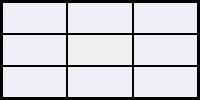
       <widget class="QFrame" name="Sek13">
        <property name="frameShape">
         <enum>QFrame::Box</enum>
        </property>
        <property name="frameShadow">
         <enum>QFrame::Plain</enum>
        </property>
        <property name="lineWidth">
         <number>2</number>
        </property>
        <layout class="QGridLayout" name="gridLayout_17">
         <property name="leftMargin">
          <number>0</number>
         </property>
         <property name="topMargin">
          <number>0</number>
         </property>
         <property name="rightMargin">
          <number>0</number>
         </property>
         <property name="bottomMargin">
          <number>0</number>
         </property>
         <property name="spacing">
          <number>0</number>
         </property>
         <item row="4" column="0">
          <widget class="QPushButton" name="Button37">
           <property name="sizePolicy">
            <sizepolicy hsizetype="Ignored" vsizetype="Ignored">
             <horstretch>0</horstretch>
             <verstretch>0</verstretch>
            </sizepolicy>
           </property>
           <property name="baseSize">
            <size>
             <width>0</width>
             <height>0</height>
            </size>
           </property>
           <property name="font">
            <font>
             <pointsize>18</pointsize>
            </font>
           </property>
           <property name="autoFillBackground">
            <bool>false</bool>
           </property>
           <property name="styleSheet">
            <string notr="true">border: 1px solid black;
background-color: #edeef7;</string>
           </property>
           <property name="text">
            <string/>
           </property>
           <property name="autoDefault">
            <bool>false</bool>
           </property>
           <property name="default">
            <bool>true</bool>
           </property>
           <property name="flat">
            <bool>true</bool>
           </property>
          </widget>
         </item>
         <item row="2" column="2">
          <widget class="QPushButton" name="Button19">
           <property name="sizePolicy">
            <sizepolicy hsizetype="Ignored" vsizetype="Ignored">
             <horstretch>0</horstretch>
             <verstretch>0</verstretch>
            </sizepolicy>
           </property>
           <property name="baseSize">
            <size>
             <width>0</width>
             <height>0</height>
            </size>
           </property>
           <property name="font">
            <font>
             <pointsize>18</pointsize>
            </font>
           </property>
           <property name="autoFillBackground">
            <bool>false</bool>
           </property>
           <property name="styleSheet">
            <string notr="true">border: 1px solid black;
background-color: #edeef7;</string>
           </property>
           <property name="text">
            <string/>
           </property>
           <property name="autoDefault">
            <bool>false</bool>
           </property>
           <property name="default">
            <bool>true</bool>
           </property>
           <property name="flat">
            <bool>true</bool>
           </property>
          </widget>
         </item>
         <item row="3" column="1">
          <widget class="QPushButton" name="Button28">
           <property name="sizePolicy">
            <sizepolicy hsizetype="Ignored" vsizetype="Ignored">
             <horstretch>0</horstretch>
             <verstretch>0</verstretch>
            </sizepolicy>
           </property>
           <property name="baseSize">
            <size>
             <width>0</width>
             <height>0</height>
            </size>
           </property>
           <property name="font">
            <font>
             <pointsize>18</pointsize>
            </font>
           </property>
           <property name="autoFillBackground">
            <bool>false</bool>
           </property>
           <property name="styleSheet">
            <string notr="true">border: 1px solid black;</string>
           </property>
           <property name="text">
            <string/>
           </property>
           <property name="autoDefault">
            <bool>false</bool>
           </property>
           <property name="default">
            <bool>true</bool>
           </property>
           <property name="flat">
            <bool>true</bool>
           </property>
          </widget>
         </item>
         <item row="2" column="0">
          <widget class="QPushButton" name="Button17">
           <property name="sizePolicy">
            <sizepolicy hsizetype="Ignored" vsizetype="Ignored">
             <horstretch>0</horstretch>
             <verstretch>0</verstretch>
            </sizepolicy>
           </property>
           <property name="baseSize">
            <size>
             <width>0</width>
             <height>0</height>
            </size>
           </property>
           <property name="font">
            <font>
             <pointsize>18</pointsize>
            </font>
           </property>
           <property name="autoFillBackground">
            <bool>false</bool>
           </property>
           <property name="styleSheet">
            <string notr="true">border: 1px solid black;
background-color: #edeef7;</string>
           </property>
           <property name="text">
            <string/>
           </property>
           <property name="autoDefault">
            <bool>false</bool>
           </property>
           <property name="default">
            <bool>true</bool>
           </property>
           <property name="flat">
            <bool>true</bool>
           </property>
          </widget>
         </item>
         <item row="2" column="1">
          <widget class="QPushButton" name="Button18">
           <property name="sizePolicy">
            <sizepolicy hsizetype="Ignored" vsizetype="Ignored">
             <horstretch>0</horstretch>
             <verstretch>0</verstretch>
            </sizepolicy>
           </property>
           <property name="baseSize">
            <size>
             <width>0</width>
             <height>0</height>
            </size>
           </property>
           <property name="font">
            <font>
             <pointsize>18</pointsize>
            </font>
           </property>
           <property name="autoFillBackground">
            <bool>false</bool>
           </property>
           <property name="styleSheet">
            <string notr="true">border: 1px solid black;
background-color: #edeef7;</string>
           </property>
           <property name="text">
            <string/>
           </property>
           <property name="autoDefault">
            <bool>false</bool>
           </property>
           <property name="default">
            <bool>true</bool>
           </property>
           <property name="flat">
            <bool>true</bool>
           </property>
          </widget>
         </item>
         <item row="4" column="2">
          <widget class="QPushButton" name="Button39">
           <property name="sizePolicy">
            <sizepolicy hsizetype="Ignored" vsizetype="Ignored">
             <horstretch>0</horstretch>
             <verstretch>0</verstretch>
            </sizepolicy>
           </property>
           <property name="baseSize">
            <size>
             <width>0</width>
             <height>0</height>
            </size>
           </property>
           <property name="font">
            <font>
             <pointsize>18</pointsize>
            </font>
           </property>
           <property name="autoFillBackground">
            <bool>false</bool>
           </property>
           <property name="styleSheet">
            <string notr="true">border: 1px solid black;
background-color: #edeef7;</string>
           </property>
           <property name="text">
            <string/>
           </property>
           <property name="autoDefault">
            <bool>false</bool>
           </property>
           <property name="default">
            <bool>true</bool>
           </property>
           <property name="flat">
            <bool>true</bool>
           </property>
          </widget>
         </item>
         <item row="3" column="2">
          <widget class="QPushButton" name="Button29">
           <property name="sizePolicy">
            <sizepolicy hsizetype="Ignored" vsizetype="Ignored">
             <horstretch>0</horstretch>
             <verstretch>0</verstretch>
            </sizepolicy>
           </property>
           <property name="baseSize">
            <size>
             <width>0</width>
             <height>0</height>
            </size>
           </property>
           <property name="font">
            <font>
             <pointsize>18</pointsize>
            </font>
           </property>
           <property name="autoFillBackground">
            <bool>false</bool>
           </property>
           <property name="styleSheet">
            <string notr="true">border: 1px solid black;
background-color: #edeef7;</string>
           </property>
           <property name="text">
            <string/>
           </property>
           <property name="autoDefault">
            <bool>false</bool>
           </property>
           <property name="default">
            <bool>true</bool>
           </property>
           <property name="flat">
            <bool>true</bool>
           </property>
          </widget>
         </item>
         <item row="4" column="1">
          <widget class="QPushButton" name="Button38">
           <property name="sizePolicy">
            <sizepolicy hsizetype="Ignored" vsizetype="Ignored">
             <horstretch>0</horstretch>
             <verstretch>0</verstretch>
            </sizepolicy>
           </property>
           <property name="baseSize">
            <size>
             <width>0</width>
             <height>0</height>
            </size>
           </property>
           <property name="font">
            <font>
             <pointsize>18</pointsize>
            </font>
           </property>
           <property name="autoFillBackground">
            <bool>false</bool>
           </property>
           <property name="styleSheet">
            <string notr="true">border: 1px solid black;
background-color: #edeef7;</string>
           </property>
           <property name="text">
            <string/>
           </property>
           <property name="autoDefault">
            <bool>false</bool>
           </property>
           <property name="default">
            <bool>true</bool>
           </property>
           <property name="flat">
            <bool>true</bool>
           </property>
          </widget>
         </item>
         <item row="3" column="0">
          <widget class="QPushButton" name="Button27">
           <property name="sizePolicy">
            <sizepolicy hsizetype="Ignored" vsizetype="Ignored">
             <horstretch>0</horstretch>
             <verstretch>0</verstretch>
            </sizepolicy>
           </property>
           <property name="baseSize">
            <size>
             <width>0</width>
             <height>0</height>
            </size>
           </property>
           <property name="font">
            <font>
             <pointsize>18</pointsize>
            </font>
           </property>
           <property name="autoFillBackground">
            <bool>false</bool>
           </property>
           <property name="styleSheet">
            <string notr="true">border: 1px solid black;
background-color: #edeef7;</string>
           </property>
           <property name="text">
            <string/>
           </property>
           <property name="autoDefault">
            <bool>false</bool>
           </property>
           <property name="default">
            <bool>true</bool>
           </property>
           <property name="flat">
            <bool>true</bool>
           </property>
          </widget>
         </item>
        </layout>
       </widget>
